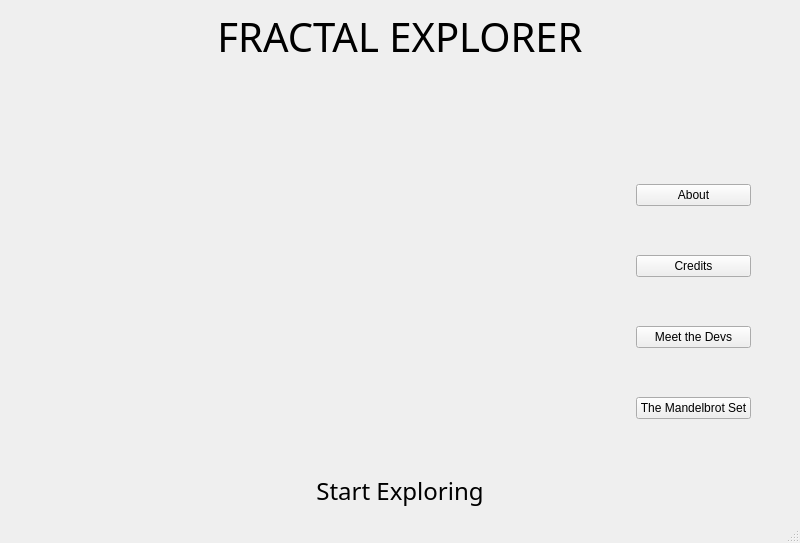
<?xml version="1.0" encoding="UTF-8"?>
<ui version="4.0">
 <class>MainWindow</class>
 <widget class="QMainWindow" name="MainWindow">
  <property name="geometry">
   <rect>
    <x>0</x>
    <y>0</y>
    <width>800</width>
    <height>543</height>
   </rect>
  </property>
  <property name="windowTitle">
   <string>Fractal Explorer</string>
  </property>
  <property name="tabShape">
   <enum>QTabWidget::Rounded</enum>
  </property>
  <property name="dockNestingEnabled">
   <bool>false</bool>
  </property>
  <widget class="QWidget" name="centralwidget">
   <layout class="QVBoxLayout" name="verticalLayout">
    <item>
     <widget class="QLabel" name="Title">
      <property name="sizePolicy">
       <sizepolicy hsizetype="Preferred" vsizetype="Fixed">
        <horstretch>0</horstretch>
        <verstretch>0</verstretch>
       </sizepolicy>
      </property>
      <property name="font">
       <font>
        <family>Futura</family>
        <pointsize>30</pointsize>
        <weight>50</weight>
        <bold>false</bold>
        <underline>false</underline>
       </font>
      </property>
      <property name="toolTipDuration">
       <number>3</number>
      </property>
      <property name="autoFillBackground">
       <bool>true</bool>
      </property>
      <property name="styleSheet">
       <string notr="true"/>
      </property>
      <property name="text">
       <string>FRACTAL EXPLORER</string>
      </property>
      <property name="alignment">
       <set>Qt::AlignCenter</set>
      </property>
     </widget>
    </item>
    <item>
     <layout class="QHBoxLayout" name="CenterHBox">
      <item>
       <spacer name="horizontalSpacer_3">
        <property name="orientation">
         <enum>Qt::Horizontal</enum>
        </property>
        <property name="sizeType">
         <enum>QSizePolicy::Maximum</enum>
        </property>
        <property name="sizeHint" stdset="0">
         <size>
          <width>40</width>
          <height>20</height>
         </size>
        </property>
       </spacer>
      </item>
      <item>
       <widget class="QLabel" name="img_fractal">
        <property name="sizePolicy">
         <sizepolicy hsizetype="MinimumExpanding" vsizetype="MinimumExpanding">
          <horstretch>0</horstretch>
          <verstretch>0</verstretch>
         </sizepolicy>
        </property>
        <property name="minimumSize">
         <size>
          <width>320</width>
          <height>208</height>
         </size>
        </property>
        <property name="styleSheet">
         <string notr="true">image: url(&quot;:/img/fractal&quot;);</string>
        </property>
        <property name="frameShape">
         <enum>QFrame::NoFrame</enum>
        </property>
        <property name="frameShadow">
         <enum>QFrame::Raised</enum>
        </property>
        <property name="text">
         <string/>
        </property>
        <property name="scaledContents">
         <bool>true</bool>
        </property>
       </widget>
      </item>
      <item>
       <spacer name="horizontalSpacer_4">
        <property name="orientation">
         <enum>Qt::Horizontal</enum>
        </property>
        <property name="sizeType">
         <enum>QSizePolicy::Maximum</enum>
        </property>
        <property name="sizeHint" stdset="0">
         <size>
          <width>40</width>
          <height>20</height>
         </size>
        </property>
       </spacer>
      </item>
      <item>
       <layout class="QVBoxLayout" name="buttonVBox">
        <item>
         <widget class="QPushButton" name="aboutQtButton">
          <property name="autoFillBackground">
           <bool>false</bool>
          </property>
          <property name="styleSheet">
           <string notr="true"/>
          </property>
          <property name="text">
           <string/>
          </property>
          <property name="icon">
           <iconset resource="Icons.qrc">
            <normaloff>:/icon/QtIcon</normaloff>:/icon/QtIcon</iconset>
          </property>
          <property name="iconSize">
           <size>
            <width>64</width>
            <height>64</height>
           </size>
          </property>
          <property name="flat">
           <bool>true</bool>
          </property>
         </widget>
        </item>
        <item>
         <widget class="QPushButton" name="aboutButton">
          <property name="text">
           <string>About</string>
          </property>
         </widget>
        </item>
        <item>
         <widget class="QPushButton" name="creditsButton">
          <property name="text">
           <string>Credits</string>
          </property>
         </widget>
        </item>
        <item>
         <widget class="QPushButton" name="pushButton">
          <property name="text">
           <string>Meet the Devs</string>
          </property>
         </widget>
        </item>
        <item>
         <widget class="QPushButton" name="aboutMandelButton">
          <property name="text">
           <string>The Mandelbrot Set</string>
          </property>
         </widget>
        </item>
       </layout>
      </item>
      <item>
       <spacer name="horizontalSpacer_2">
        <property name="orientation">
         <enum>Qt::Horizontal</enum>
        </property>
        <property name="sizeType">
         <enum>QSizePolicy::Maximum</enum>
        </property>
        <property name="sizeHint" stdset="0">
         <size>
          <width>40</width>
          <height>20</height>
         </size>
        </property>
       </spacer>
      </item>
     </layout>
    </item>
    <item>
     <widget class="QPushButton" name="exploreButton">
      <property name="sizePolicy">
       <sizepolicy hsizetype="Preferred" vsizetype="Fixed">
        <horstretch>0</horstretch>
        <verstretch>0</verstretch>
       </sizepolicy>
      </property>
      <property name="font">
       <font>
        <family>Futura</family>
        <pointsize>18</pointsize>
        <stylestrategy>PreferAntialias</stylestrategy>
       </font>
      </property>
      <property name="text">
       <string>Start Exploring</string>
      </property>
      <property name="icon">
       <iconset resource="Icons.qrc">
        <normaloff>:/icon/ship</normaloff>:/icon/ship</iconset>
      </property>
      <property name="iconSize">
       <size>
        <width>60</width>
        <height>60</height>
       </size>
      </property>
      <property name="flat">
       <bool>true</bool>
      </property>
     </widget>
    </item>
   </layout>
  </widget>
  <widget class="QMenuBar" name="menubar">
   <property name="geometry">
    <rect>
     <x>0</x>
     <y>0</y>
     <width>800</width>
     <height>22</height>
    </rect>
   </property>
  </widget>
  <widget class="QStatusBar" name="statusbar"/>
 </widget>
 <resources>
  <include location="Icons.qrc"/>
 </resources>
 <connections/>
</ui>
